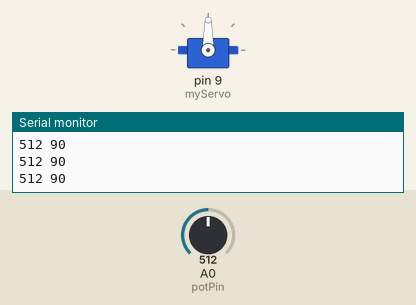
This sketch was run on a simulated Arduino Uno, built with avr-gcc and run on an emulated ATmega328P. Shown: servo, the last lines printed to the serial monitor. Inputs (shaded band) come from the test bench; at power-on: A0 (potPin) = 512.

Above: at 1.2 s.
1.3 s: A0 (potPin) set to 553
At 2.5 s:
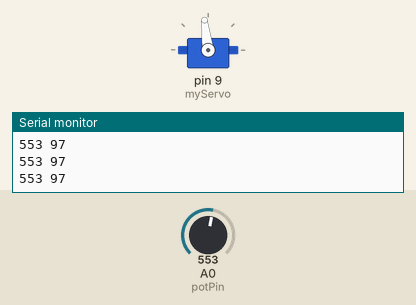
2.8 s: A0 (potPin) set to 576
At 4.0 s:
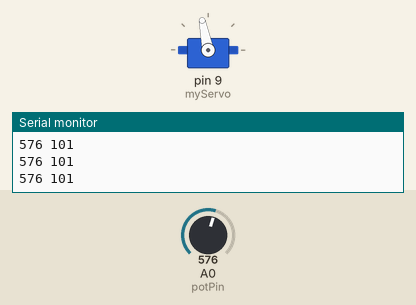
4.3 s: A0 (potPin) set to 716
At 4.7 s:
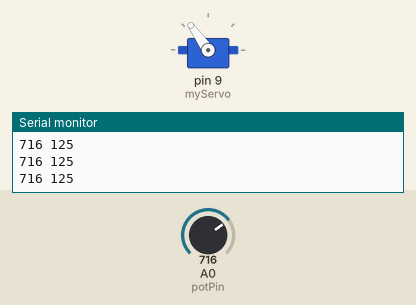
5.8 s: A0 (potPin) set to 982
At 7.0 s:
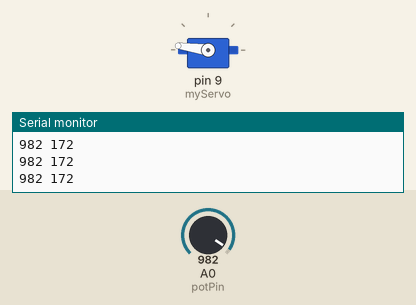
7.3 s: A0 (potPin) set to 1010
At 7.6 s:
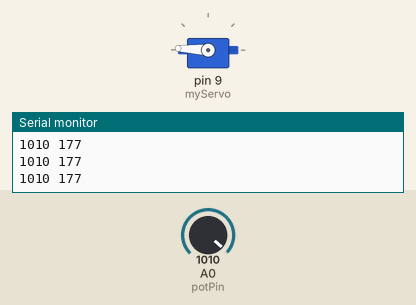
8.8 s: A0 (potPin) set to 1023
At 9.4 s:
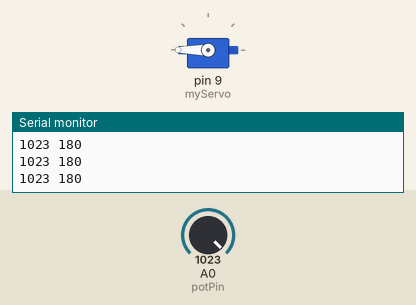
Timing chart, 0 to 11.3 s (numbered marks = the images above; inputs shaded):
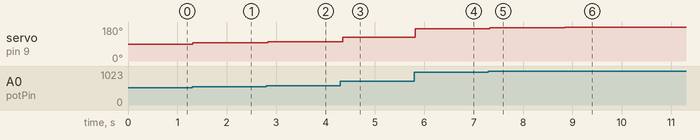

Measured:
- after the input at 1.3 s, servo on pin 9 (myServo): 90° → 97° at once
- after the input at 2.8 s, servo on pin 9 (myServo): 97° → 101° at once
- after the input at 4.3 s, servo on pin 9 (myServo): 101° → 125° after 0.05 s
- after the input at 5.8 s, servo on pin 9 (myServo): 125° → 172° at once
- after the input at 7.3 s, servo on pin 9 (myServo): 172° → 177° at once
- after the input at 8.8 s, servo on pin 9 (myServo): 177° → 180° after 0.05 s

The sketch:

potenciometro_mueve_servo.ino
```cpp
#include <Servo.h>

Servo myServo;

int potPin = A0; // Potenciometro
int val;

void setup() {
  // put your setup code here, to run once:
  Serial.begin(9600);
  myServo.attach(9);
}

void loop() {
  // put your main code here, to run repeatedly:
  val = analogRead(potPin);
  Serial.print(val);
  Serial.print(" ");
  val = map(val, 0, 1023, 0, 180); // Convierte el valor analogico del potenciometro en los grados del servo
  myServo.write(val);
  Serial.print(val);
  Serial.println();
  delay(50);
}
```
